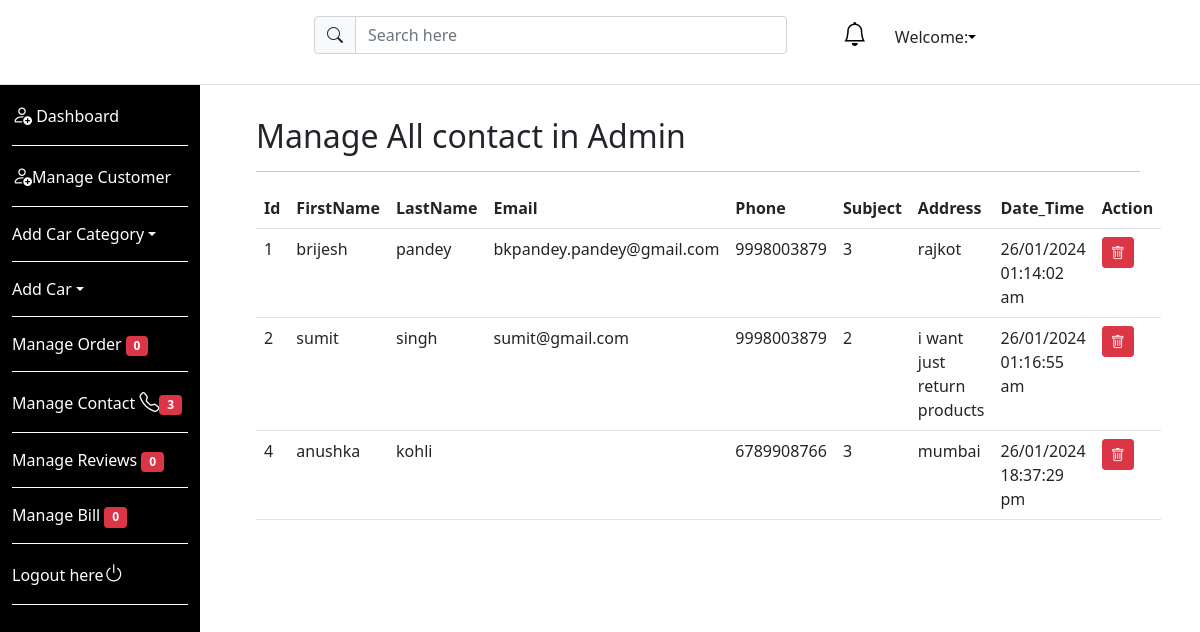
/adm/managecontact.php, run on the app's committed database.
### tables this page shows
CREATE TABLE `tbl_contact` (
  `contactid` int(11) NOT NULL,
  `firstname` varchar(255) NOT NULL,
  `lastname` varchar(255) NOT NULL,
  `email` varchar(255) NOT NULL,
  `phone` bigint(20) NOT NULL,
  `subjectid` int(11) NOT NULL,
  `address` text NOT NULL,
  `contact_date_time` varchar(255) NOT NULL
);

### adm/managecontact.php (the view, shortened to what this page needs)
<!DOCTYPE html>
<html>
<head>
    <link href="https://cdn.jsdelivr.net/npm/bootstrap@5.1.3/dist/css/bootstrap.min.css" rel="stylesheet"
>
    <link rel="stylesheet" href="css/style.css">
    <link rel="stylesheet" href="https://cdn.jsdelivr.net/npm/bootstrap-icons@1.11.3/font/bootstrap-icons.min.css">
</head>
<body>
<?php
      require_once("config.php");
      require_once("header.php");
      require_once("sidebar.php");
      $select="select * from tbl_contact";
      $query=mysqli_query($con,$select);
?>
<div class="col-md-9 ms-5 p-2 mt-4">
    <h2>Manage All contact in Admin</h2>
    <hr>
    <table class="table table-responsive">
        <tr>
            <th>Id</th>
            <th>FirstName</th>
            <th>LastName</th>
            <th>Email</th>
            <th>Phone</th>
            <th>Subject</th>
            <th>Address</th>
            <th>Date_Time</th>
            <th>Action</th>
        </tr>
         <?php
         while($fetch=mysqli_fetch_array($query))
         {
        ?>
        <tr>
          <td><?php echo $fetch["contactid"];?></td>
          <td><?php echo $fetch["firstname"];?></td>
          <td><?php echo $fetch["lastname"];?></td>
          <td><?php echo $fetch["email"];?></td>
          <td><?php echo $fetch["phone"];?></td>
          <td><?php echo $fetch["subjectid"];?></td>
          <td><?php echo $fetch["address"];?></td>
          <td><?php echo $fetch["contact_date_time"];?></td>
          <td><a href="" class="btn btn-sm btn-danger text-white"><span class="bi bi-trash"></span></a></td>
        </tr>
        <?php
         }
         ?>
</div>

### adm/header.php (shortened to what this page needs)
<!DOCTYPE html>
<html>
<head>
    <link href="https://cdn.jsdelivr.net/npm/bootstrap@5.1.3/dist/css/bootstrap.min.css" rel="stylesheet"
>
    <link rel="stylesheet" href="css/style.css">
    <link rel="stylesheet" href="https://cdn.jsdelivr.net/npm/bootstrap-icons@1.11.3/font/bootstrap-icons.min.css">
</head>
<body>
    <div class="container-fluid border-bottom p-3 admin-header">
        <div class="row">
            <div class="col-md-3">
            </div>
            <div class="col-md-5 ms-0">
                <div class="input-group">
                    <span class="input-group-text bg-light">
                        <span class="bi bi-search"></span>
                    </span>
                    <input type="text" name="search" placeholder="Search here" class="form-control">
                </div>
            </div>
            <div class="col-md-4 ms-0 header-navbar">
                <div class="input-group">
                    <ul>
            <li><a href="#"><span class="bi bi-bell fs-4"></span></a></li>
            <li class="dropdown ms-4">Welcome:<a href="" class="dropdown-toggle" text-success ms-1 data-bs-toggle="dropdown"><?php echo ucfirst ($_SESSION["email"]);?></a>
            </li>
</ul>
                </div>
            </div>
        </div>
    </div>
</body>
</html>

### adm/sidebar.php (shortened to what this page needs)
<?php
require_once("config.php");
$select="select count(contactid) as total from tbl_contact";
$query=mysqli_query($con,$select);
$fetch=mysqli_fetch_array($query);
?>
<div class="container-fluid admin-content">
    <div class="row">
        <div class="col-md-2 admin-sidebar">
            <ul class="admin-sidebar-navlink">
            <li><a href="dashboard.php"><span class="bi bi-person-add fs-5"></span> Dashboard</a></li>
                <li><a href="managecustomers.php"><span class="bi bi-person-add fs-5"></span>Manage Customer</a></li>
                <li class="dropdown"><a class="dropdown-toggle" data-bs-toggle="dropdown" href="#">Add
                       Car Category</a>
                </li>
                <li class="dropdown"><a class="dropdown-toggle" data-bs-toggle="dropdown" href="#">Add
                        Car</a>
                </li>
                <li><a href="#">Manage Order <span class="badge badge-sm bg-danger">0</span></a></li>
                <li><a href="managecontact.php">Manage Contact <span class="bi bi-telephone fs-5"></span><span
                                class="badge badge-sm bg-danger"><?php echo $fetch["total"];?></span></a></li>
                <li><a href="#">Manage Reviews <span class="badge badge-sm bg-danger">0</span></a></li>
                <li><a href="#">Manage Bill <span class="badge badge-sm bg-danger">0</span></a></li>
                <li><a href="logout.php" onclick="return confirm('Are you sure to Logout as Admin ?')">Logout here<span class="bi bi-power fs-5"> </a></li>
            </ul>
        </div>

### adm/css/style.css (style rules this page uses)
body { margin: 0; padding: 0; overflow-x: hidden; box-sizing: border-box; }
.admin-header { width: 100%; height: auto; position: sticky; top: 0; background-color: white; z-index: 4; }
.admin-sidebar { background-color: black !important; height: 100vh; }
.admin-sidebar-navlink { margin: 0; padding: 0; }
.admin-sidebar-navlink li { display: block; padding: 15px 0px; border-bottom: solid 1px white; }
.admin-sidebar a { list-style: none; text-decoration: none; color: white; }
.header-navbar li { display: inline-block; list-style: none; list-style-type: none; text-decoration: none; }
.header-navbar a { text-decoration: none; color: black; }

### data on the page
tbl_contact: contactid "1", firstname "brijesh", lastname "pandey", email "bkpandey.pandey@gmail.com", phone "9998003879", subjectid "3", address "rajkot", contact_date_time "26/01/2024 01:14:02 am"
tbl_contact: contactid "2", firstname "sumit", lastname "singh", email "sumit@gmail.com", phone "9998003879", subjectid "2", address "i want just return products", contact_date_time "26/01/2024 01:16:55 am"
tbl_contact: contactid "4", firstname "anushka", lastname "kohli", phone "6789908766", subjectid "3", address "mumbai", contact_date_time "26/01/2024 18:37:29 pm"

### other printed values
$fetch["total"] "3"
